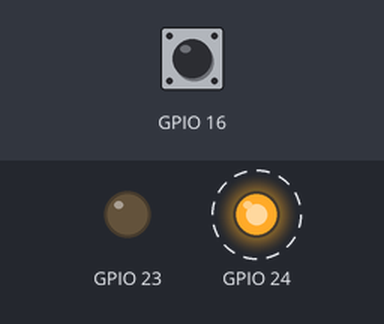
This program was run on a simulated Raspberry Pi (BCM pin numbers). Parts: output pins drawn as LEDs (lit = HIGH). Dashed ring = blinking. The inputs (shaded band) are chosen by the test bench; at power-on: GPIO 16 LOW. What the program prints to the terminal is not drawn.

Above: at 1.2 s.
1.3 s: GPIO 16 pulled HIGH for 0.15 s
At 2.15 s:
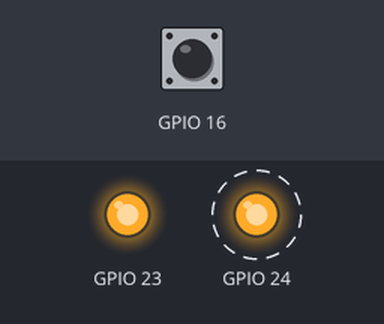
Timing chart, 0 to 10.3 s (numbered marks = the images above; inputs shaded):
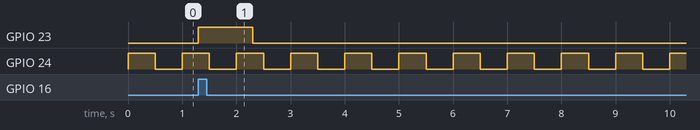

The program:

tilt_ball_switch.py
```python
#!/usr/bin/env python3
"""08. 볼 스위치(기울기 감지) — gpiozero 버전

엘레파츠 고급키트 예제 08(tilt_ball_switch.py)을 gpiozero 로 다시 쓴 것.

동작:
    - 빨간 LED : 0.5초 간격으로 계속 점멸 (동작 중 표시)
    - 볼 스위치가 기울어지면 -> 파란 LED 1초 점등

배선:
    볼 스위치  BCM 16 (물리 36번)  + GND
    빨강 LED   BCM 24 (물리 18번) -> 저항 -> LED -> GND
    파랑 LED   BCM 23 (물리 16번) -> 저항 -> LED -> GND

실행:
    python3 tilt_ball_switch.py
"""

import argparse
from signal import pause

from gpiozero import LED, Button


def main() -> None:
    parser = argparse.ArgumentParser(description="볼 스위치로 LED 제어")
    parser.add_argument("--switch", type=int, default=16, help="볼 스위치 BCM 핀")
    parser.add_argument("--led-red", type=int, default=24, help="빨강 LED BCM 핀")
    parser.add_argument("--led-blue", type=int, default=23, help="파랑 LED BCM 핀")
    args = parser.parse_args()

    led_red = LED(args.led_red)
    led_blue = LED(args.led_blue)

    # 원본은 GPIO.PUD_DOWN + FALLING 인터럽트를 썼다.
    # gpiozero 는 pull_up=False 가 내부 풀다운이고, bounce_time 으로 채터링을 걸러낸다.
    tilt = Button(args.switch, pull_up=False, bounce_time=0.1)

    def on_tilt() -> None:
        print("기울기 감지 -> 파랑 LED 1초")
        led_blue.blink(on_time=1, off_time=0, n=1, background=True)

    tilt.when_pressed = on_tilt

    led_red.blink(on_time=0.5, off_time=0.5)   # 동작 중 표시

    print(f"대기 중 — 스위치 BCM{args.switch} / 빨강 BCM{args.led_red} / 파랑 BCM{args.led_blue}")
    print("보드를 기울여 보세요. 종료하려면 Ctrl+C")

    try:
        pause()
    except KeyboardInterrupt:
        print("\n종료합니다")
    finally:
        led_red.off()
        led_blue.off()


if __name__ == "__main__":
    main()
```

Measured:
- after the input at 1.3 s, GPIO 23: LOW → HIGH at once, → LOW 1.0 s later
- by itself, GPIO 24: alternates HIGH for 0.50 s and LOW for 0.50 s
